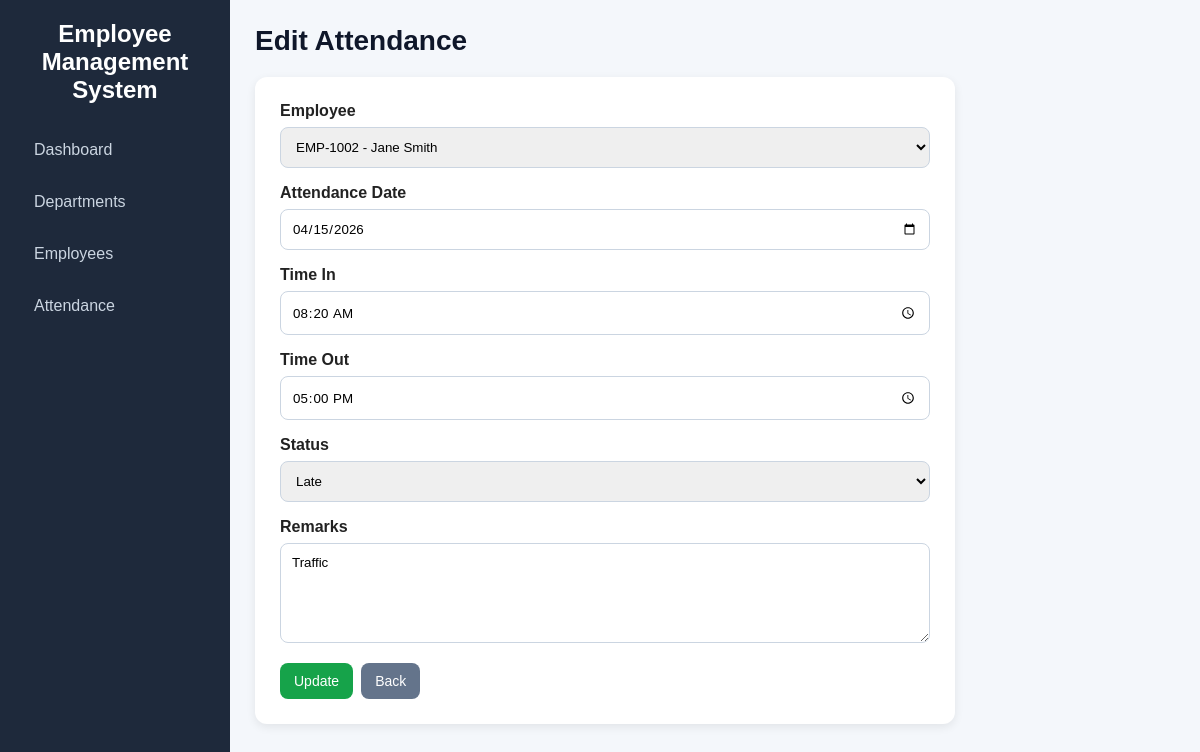
Page /attendance/edit.php?id=2 on the committed database.
### tables this page shows
CREATE TABLE attendance (
    id INT AUTO_INCREMENT PRIMARY KEY,
    employee_id INT NOT NULL,
    attendance_date DATE NOT NULL,
    time_in TIME DEFAULT NULL,
    time_out TIME DEFAULT NULL,
    attendance_status ENUM('Present', 'Absent', 'Late', 'On Leave') NOT NULL DEFAULT 'Present',
    remarks VARCHAR(255) DEFAULT NULL,
    created_at TIMESTAMP DEFAULT CURRENT_TIMESTAMP,
    CONSTRAINT fk_attendance_employee
        FOREIGN KEY (employee_id) REFERENCES employees(id)
        ON DELETE CASCADE ON UPDATE CASCADE
);

CREATE TABLE employees (
    id INT AUTO_INCREMENT PRIMARY KEY,
    employee_no VARCHAR(50) NOT NULL UNIQUE,
    first_name VARCHAR(100) NOT NULL,
    last_name VARCHAR(100) NOT NULL,
    email VARCHAR(150) NOT NULL UNIQUE,
    phone VARCHAR(30) DEFAULT NULL,
    job_title VARCHAR(100) NOT NULL,
    hire_date DATE NOT NULL,
    salary DECIMAL(10,2) NOT NULL DEFAULT 0.00,
    status ENUM('Active', 'Inactive') NOT NULL DEFAULT 'Active',
    department_id INT NOT NULL,
    created_at TIMESTAMP DEFAULT CURRENT_TIMESTAMP,
    CONSTRAINT fk_employee_department
        FOREIGN KEY (department_id) REFERENCES departments(id)
        ON DELETE RESTRICT ON UPDATE CASCADE
);

### attendance/edit.php (the view, shortened to what this page needs)
<?php
require_once '../config/database.php';
$id = $_GET['id'] ?? null;
$empStmt = $pdo->query("SELECT id, employee_no, first_name, last_name FROM employees ORDER BY first_name ASC");
$employees = $empStmt->fetchAll();
$stmt = $pdo->prepare("SELECT * FROM attendance WHERE id = ?");
$stmt->execute([$id]);
$record = $stmt->fetch();
include '../includes/header.php';
?>
<div class="form-container">
    <form method="POST">
        <div class="form-group">
            <label>Employee</label>
            <select name="employee_id" required>
                <?php foreach ($employees as $employee): ?>
                    <option value="<?= $employee['id'] ?>" <?= $record['employee_id'] == $employee['id'] ? 'selected' : '' ?>>
                        <?= htmlspecialchars($employee['employee_no'] . ' - ' . $employee['first_name'] . ' ' . $employee['last_name']) ?>
                    </option>
                <?php endforeach; ?>
            </select>
        </div>
        <div class="form-group">
            <label>Attendance Date</label>
            <input type="date" name="attendance_date" value="<?= htmlspecialchars($record['attendance_date']) ?>" required>
        </div>
        <div class="form-group">
            <label>Time In</label>
            <input type="time" name="time_in" value="<?= htmlspecialchars($record['time_in']) ?>">
        </div>
        <div class="form-group">
            <label>Time Out</label>
            <input type="time" name="time_out" value="<?= htmlspecialchars($record['time_out']) ?>">
        </div>
        <div class="form-group">
            <label>Status</label>
            <select name="attendance_status" required>
                <option value="Late" <?= $record['attendance_status'] === 'Late' ? 'selected' : '' ?>>Late</option>
            </select>
        </div>
        <div class="form-group">
            <label>Remarks</label>
            <textarea name="remarks"><?= htmlspecialchars($record['remarks']) ?></textarea>
        </div>
        <div class="actions">
            <button type="submit" class="btn btn-success">Update</button>
            <a href="index.php" class="btn btn-secondary">Back</a>
        </div>
    </form>
</div>
<?php include '../includes/footer.php'; ?>

### assets/style.css (style rules this page uses)
* { margin: 0; padding: 0; box-sizing: border-box; font-family: Arial, Helvetica, sans-serif; }
body { display: flex; background: #f4f7fb; color: #222; }
.btn { display: inline-block; padding: 10px 14px; text-decoration: none; border: none; border-radius: 8px; cursor: pointer; transition: 0.3s; font-size: 14px; }
.btn-success { background: #16a34a; color: white; }
.btn-secondary { background: #64748b; color: white; }
.form-container { background: white; padding: 25px; border-radius: 12px; max-width: 700px; box-shadow: 0 3px 10px rgba(0,0,0,0.08); }
.form-group { margin-bottom: 16px; }
.form-group label { display: block; margin-bottom: 7px; font-weight: bold; }
.form-group input, .form-group select, .form-group textarea { width: 100%; padding: 11px; border: 1px solid #cbd5e1; border-radius: 8px; }
.form-group textarea { resize: vertical; min-height: 100px; }
.actions { display: flex; gap: 8px; flex-wrap: wrap; }

### rows in the picture
attendance: employee_id "EMP-1002 - Jane Smith", attendance_date "04/15/2026", time_in "08:20:00", time_out "17:00:00", attendance_status "Late", remarks "Traffic"

### other values in the picture
$pageTitle "Edit Attendance"
